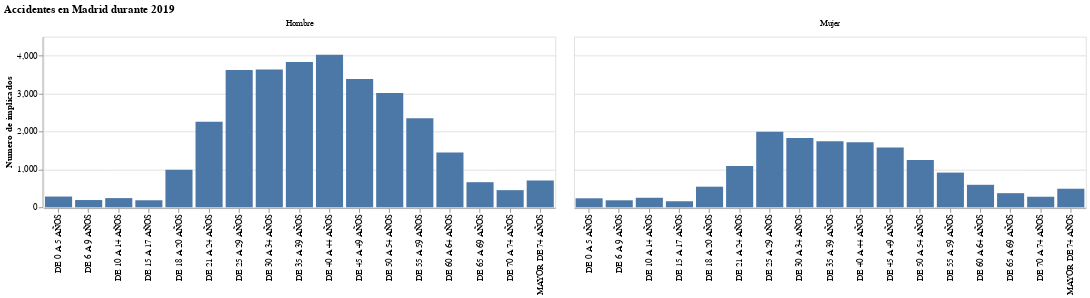

Notebook source saved alongside this figure:
### Code cell
# Accidentados por sexo y rango de edad
# Generamos los datos de la siguiente manera: agrupamos por rango de edad y sexo, seleccionamos el campo "Nº Expediente",
# contamos el número de registros y reseteamos el índice 
# (esto último, para que los datos de "Rango de edad" y "Sexo" aparezcan como columnas del dataset, no como niveles del índice)
data = accidentes.groupby(['Rango edad', 'Sexo'])['Nº Expediente'].count().reset_index()

# Luego mostramos los datos en un trellis de gráficos de barras
alt.Chart(data, width=600, height=200, title='Accidentes en Madrid durante 2019').mark_bar().encode(
   x = alt.X('Rango edad:O', sort = rangos_edad.categories.to_list(), title = None),
   y = alt.Y('Nº Expediente:Q', title = 'Numero de implicados'),
   facet=alt.Facet('Sexo:N', title = None))

### Figure 1 — Vega-Lite specification as saved in the notebook (floating-point values rounded to 4 significant figures)
{"config": {"view": {"continuousWidth": 400, "continuousHeight": 300}}, "data": {"name": "data-e817849fd0ba929f283acc18128d2816"}, "mark": "bar", "encoding": {"facet": {"type": "nominal", "field": "Sexo", "title": null}, "x": {"type": "ordinal", "field": "Rango edad", "sort": ["DE 0 A 5 AÑOS", "DE 6 A 9 AÑOS", "DE 10 A 14 AÑOS", "DE 15 A 17 AÑOS", "DE 18 A 20 AÑOS", "DE 21 A 24 AÑOS", "DE 25 A 29 AÑOS", "DE 30 A 34 AÑOS", "DE 35 A 39 AÑOS", "DE 40 A 44 AÑOS", "DE 45 A 49 AÑOS", "DE 50 A 54 AÑOS", "DE 55 A 59 AÑOS", "DE 60 A 64 AÑOS", "DE 65 A 69 AÑOS", "DE 70 A 74 AÑOS", "MAYOR DE 74 AÑOS"], "title": null}, "y": {"type": "quantitative", "field": "Nº Expediente", "title": "Numero de implicados"}}, "height": 200, "title": "Accidentes en Madrid durante 2019", "width": 600, "$schema": "https://vega.github.io/schema/vega-lite/v4.0.2.json", "datasets": {"data-e817849fd0ba929f283acc18128d2816": [{"Rango edad": "DE 0 A 5 AÑOS", "Sexo": "Hombre", "Nº Expediente": 283}, {"Rango edad": "DE 0 A 5 AÑOS", "Sexo": "Mujer", "Nº Expediente": 237}, {"Rango edad": "DE 6 A 9 AÑOS", "Sexo": "Hombre", "Nº Expediente": 191}, {"Rango edad": "DE 6 A 9 AÑOS", "Sexo": "Mujer", "Nº Expediente": 184}, {"Rango edad": "DE 10 A 14 AÑOS", "Sexo": "Hombre", "Nº Expediente": 242}, {"Rango edad": "DE 10 A 14 AÑOS", "Sexo": "Mujer", "Nº Expediente": 251}, {"Rango edad": "DE 15 A 17 AÑOS", "Sexo": "Hombre", "Nº Expediente": 185}, {"Rango edad": "DE 15 A 17 AÑOS", "Sexo": "Mujer", "Nº Expediente": 159}, {"Rango edad": "DE 18 A 20 AÑOS", "Sexo": "Hombre", "Nº Expediente": 991}, {"Rango edad": "DE 18 A 20 AÑOS", "Sexo": "Mujer", "Nº Expediente": 543}, {"Rango edad": "DE 21 A 24 AÑOS", "Sexo": "Hombre", "Nº Expediente": 2258}, {"Rango edad": "DE 21 A 24 AÑOS", "Sexo": "Mujer", "Nº Expediente": 1092}, {"Rango edad": "DE 25 A 29 AÑOS", "Sexo": "Hombre", "Nº Expediente": 3620}, {"Rango edad": "DE 25 A 29 AÑOS", "Sexo": "Mujer", "Nº Expediente": 1989}, {"Rango edad": "DE 30 A 34 AÑOS", "Sexo": "Hombre", "Nº Expediente": 3637}, {"Rango edad": "DE 30 A 34 AÑOS", "Sexo": "Mujer", "Nº Expediente": 1825}, {"Rango edad": "DE 35 A 39 AÑOS", "Sexo": "Hombre", "Nº Expediente": 3829}, {"Rango edad": "DE 35 A 39 AÑOS", "Sexo": "Mujer", "Nº Expediente": 1744}, {"Rango edad": "DE 40 A 44 AÑOS", "Sexo": "Hombre", "Nº Expediente": 4022}, {"Rango edad": "DE 40 A 44 AÑOS", "Sexo": "Mujer", "Nº Expediente": 1714}, {"Rango edad": "DE 45 A 49 AÑOS", "Sexo": "Hombre", "Nº Expediente": 3381}, {"Rango edad": "DE 45 A 49 AÑOS", "Sexo": "Mujer", "Nº Expediente": 1574}, {"Rango edad": "DE 50 A 54 AÑOS", "Sexo": "Hombre", "Nº Expediente": 3014}, {"Rango edad": "DE 50 A 54 AÑOS", "Sexo": "Mujer", "Nº Expediente": 1244}, {"Rango edad": "DE 55 A 59 AÑOS", "Sexo": "Hombre", "Nº Expediente": 2350}, {"Rango edad": "DE 55 A 59 AÑOS", "Sexo": "Mujer", "Nº Expediente": 915}, {"Rango edad": "DE 60 A 64 AÑOS", "Sexo": "Hombre", "Nº Expediente": 1443}, {"Rango edad": "DE 60 A 64 AÑOS", "Sexo": "Mujer", "Nº Expediente": 593}, {"Rango edad": "DE 65 A 69 AÑOS", "Sexo": "Hombre", "Nº Expediente": 662}, {"Rango edad": "DE 65 A 69 AÑOS", "Sexo": "Mujer", "Nº Expediente": 372}, {"Rango edad": "DE 70 A 74 AÑOS", "Sexo": "Hombre", "Nº Expediente": 452}, {"Rango edad": "DE 70 A 74 AÑOS", "Sexo": "Mujer", "Nº Expediente": 278}, {"Rango edad": "MAYOR DE 74 AÑOS", "Sexo": "Hombre", "Nº Expediente": 707}, {"Rango edad": "MAYOR DE 74 AÑOS", "Sexo": "Mujer", "Nº Expediente": 489}]}}
